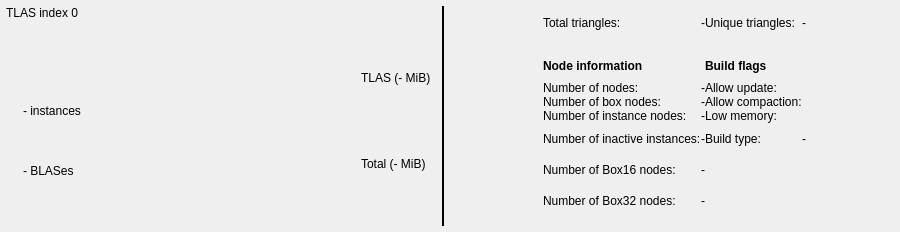
<?xml version="1.0" encoding="UTF-8"?>
<ui version="4.0">
 <class>tlas_pane_</class>
 <widget class="QWidget" name="tlas_pane_">
  <property name="geometry">
   <rect>
    <x>0</x>
    <y>0</y>
    <width>900</width>
    <height>232</height>
   </rect>
  </property>
  <property name="sizePolicy">
   <sizepolicy hsizetype="Maximum" vsizetype="Fixed">
    <horstretch>0</horstretch>
    <verstretch>0</verstretch>
   </sizepolicy>
  </property>
  <property name="minimumSize">
   <size>
    <width>0</width>
    <height>232</height>
   </size>
  </property>
  <property name="maximumSize">
   <size>
    <width>8000</width>
    <height>232</height>
   </size>
  </property>
  <layout class="QVBoxLayout" name="tlas_pane_vertical_layout_">
   <property name="leftMargin">
    <number>6</number>
   </property>
   <property name="topMargin">
    <number>6</number>
   </property>
   <property name="rightMargin">
    <number>6</number>
   </property>
   <property name="bottomMargin">
    <number>6</number>
   </property>
   <item>
    <layout class="QGridLayout" name="tlas_pane_grid_layout_">
     <property name="horizontalSpacing">
      <number>10</number>
     </property>
     <item row="0" column="0">
      <layout class="QHBoxLayout">
       <item>
        <layout class="QVBoxLayout" name="column_0_vertical_layout_">
         <item>
          <layout class="QHBoxLayout" name="title_horizontal_layout_">
           <item>
            <widget class="ScaledPushButton" name="tlas_title_">
             <property name="sizePolicy">
              <sizepolicy hsizetype="Minimum" vsizetype="Fixed">
               <horstretch>0</horstretch>
               <verstretch>0</verstretch>
              </sizepolicy>
             </property>
             <property name="minimumSize">
              <size>
               <width>0</width>
               <height>0</height>
              </size>
             </property>
             <property name="text">
              <string>TLAS index 0</string>
             </property>
            </widget>
           </item>
           <item>
            <spacer name="horizontal_spacer_">
             <property name="orientation">
              <enum>Qt::Orientation::Horizontal</enum>
             </property>
             <property name="sizeType">
              <enum>QSizePolicy::Policy::Expanding</enum>
             </property>
             <property name="sizeHint" stdset="0">
              <size>
               <width>5</width>
               <height>10</height>
              </size>
             </property>
            </spacer>
           </item>
          </layout>
         </item>
         <item>
          <layout class="QHBoxLayout" name="column_0_horizontal_layout_">
           <item>
            <layout class="QVBoxLayout">
             <item>
              <spacer>
               <property name="orientation">
                <enum>Qt::Orientation::Vertical</enum>
               </property>
               <property name="sizeType">
                <enum>QSizePolicy::Policy::Expanding</enum>
               </property>
               <property name="sizeHint" stdset="0">
                <size>
                 <width>5</width>
                 <height>10</height>
                </size>
               </property>
              </spacer>
             </item>
            </layout>
           </item>
           <item>
            <spacer name="horizontal_spacer_1_">
             <property name="orientation">
              <enum>Qt::Orientation::Horizontal</enum>
             </property>
             <property name="sizeType">
              <enum>QSizePolicy::Policy::Expanding</enum>
             </property>
             <property name="sizeHint" stdset="0">
              <size>
               <width>5</width>
               <height>10</height>
              </size>
             </property>
            </spacer>
           </item>
           <item>
            <layout class="QVBoxLayout" name="verticalLayout">
             <property name="spacing">
              <number>0</number>
             </property>
             <item>
              <spacer name="verticalSpacer">
               <property name="orientation">
                <enum>Qt::Orientation::Vertical</enum>
               </property>
               <property name="sizeType">
                <enum>QSizePolicy::Policy::Fixed</enum>
               </property>
               <property name="sizeHint" stdset="0">
                <size>
                 <width>20</width>
                 <height>84</height>
                </size>
               </property>
              </spacer>
             </item>
             <item>
              <widget class="ScaledLabel" name="instance_count_">
               <property name="sizePolicy">
                <sizepolicy hsizetype="Minimum" vsizetype="Fixed">
                 <horstretch>0</horstretch>
                 <verstretch>0</verstretch>
                </sizepolicy>
               </property>
               <property name="minimumSize">
                <size>
                 <width>0</width>
                 <height>20</height>
                </size>
               </property>
               <property name="maximumSize">
                <size>
                 <width>16777215</width>
                 <height>20</height>
                </size>
               </property>
               <property name="mouseTracking">
                <bool>false</bool>
               </property>
               <property name="text">
                <string>- instances</string>
               </property>
               <property name="alignment">
                <set>Qt::AlignmentFlag::AlignLeading|Qt::AlignmentFlag::AlignLeft|Qt::AlignmentFlag::AlignTop</set>
               </property>
               <property name="rightMargin" stdset="0">
                <number>10</number>
               </property>
              </widget>
             </item>
             <item>
              <spacer name="verticalSpacer_2">
               <property name="orientation">
                <enum>Qt::Orientation::Vertical</enum>
               </property>
               <property name="sizeType">
                <enum>QSizePolicy::Policy::Fixed</enum>
               </property>
               <property name="sizeHint" stdset="0">
                <size>
                 <width>20</width>
                 <height>40</height>
                </size>
               </property>
              </spacer>
             </item>
             <item>
              <widget class="ScaledLabel" name="blas_count_">
               <property name="sizePolicy">
                <sizepolicy hsizetype="Minimum" vsizetype="Fixed">
                 <horstretch>0</horstretch>
                 <verstretch>0</verstretch>
                </sizepolicy>
               </property>
               <property name="minimumSize">
                <size>
                 <width>0</width>
                 <height>20</height>
                </size>
               </property>
               <property name="maximumSize">
                <size>
                 <width>16777215</width>
                 <height>20</height>
                </size>
               </property>
               <property name="text">
                <string>- BLASes</string>
               </property>
               <property name="alignment">
                <set>Qt::AlignmentFlag::AlignLeading|Qt::AlignmentFlag::AlignLeft|Qt::AlignmentFlag::AlignTop</set>
               </property>
               <property name="rightMargin" stdset="0">
                <number>10</number>
               </property>
              </widget>
             </item>
             <item>
              <spacer name="verticalSpacer_3">
               <property name="orientation">
                <enum>Qt::Orientation::Vertical</enum>
               </property>
               <property name="sizeType">
                <enum>QSizePolicy::Policy::Fixed</enum>
               </property>
               <property name="sizeHint" stdset="0">
                <size>
                 <width>20</width>
                 <height>22</height>
                </size>
               </property>
              </spacer>
             </item>
             <item>
              <spacer name="verticalSpacer_4">
               <property name="orientation">
                <enum>Qt::Orientation::Vertical</enum>
               </property>
               <property name="sizeHint" stdset="0">
                <size>
                 <width>20</width>
                 <height>0</height>
                </size>
               </property>
              </spacer>
             </item>
            </layout>
           </item>
           <item>
            <widget class="QLabel" name="acceleration_structure_diagram_">
             <property name="sizePolicy">
              <sizepolicy hsizetype="Fixed" vsizetype="Fixed">
               <horstretch>0</horstretch>
               <verstretch>0</verstretch>
              </sizepolicy>
             </property>
             <property name="minimumSize">
              <size>
               <width>280</width>
               <height>186</height>
              </size>
             </property>
             <property name="font">
              <font>
               <bold>false</bold>
               <kerning>false</kerning>
              </font>
             </property>
             <property name="autoFillBackground">
              <bool>false</bool>
             </property>
             <property name="lineWidth">
              <number>0</number>
             </property>
             <property name="text">
              <string/>
             </property>
             <property name="scaledContents">
              <bool>true</bool>
             </property>
             <property name="alignment">
              <set>Qt::AlignmentFlag::AlignCenter</set>
             </property>
             <property name="wordWrap">
              <bool>false</bool>
             </property>
             <property name="indent">
              <number>0</number>
             </property>
            </widget>
           </item>
           <item>
            <layout class="QVBoxLayout" name="verticalLayout_2">
             <property name="spacing">
              <number>0</number>
             </property>
             <item>
              <spacer name="verticalSpacer_5">
               <property name="orientation">
                <enum>Qt::Orientation::Vertical</enum>
               </property>
               <property name="sizeType">
                <enum>QSizePolicy::Policy::Fixed</enum>
               </property>
               <property name="sizeHint" stdset="0">
                <size>
                 <width>20</width>
                 <height>51</height>
                </size>
               </property>
              </spacer>
             </item>
             <item>
              <widget class="ScaledLabel" name="tlas_memory_size_">
               <property name="sizePolicy">
                <sizepolicy hsizetype="Minimum" vsizetype="Fixed">
                 <horstretch>0</horstretch>
                 <verstretch>0</verstretch>
                </sizepolicy>
               </property>
               <property name="minimumSize">
                <size>
                 <width>0</width>
                 <height>20</height>
                </size>
               </property>
               <property name="maximumSize">
                <size>
                 <width>16777215</width>
                 <height>20</height>
                </size>
               </property>
               <property name="text">
                <string>TLAS (- MiB)</string>
               </property>
               <property name="alignment">
                <set>Qt::AlignmentFlag::AlignTop</set>
               </property>
               <property name="leftMargin" stdset="0">
                <number>10</number>
               </property>
              </widget>
             </item>
             <item>
              <spacer name="verticalSpacer_8">
               <property name="orientation">
                <enum>Qt::Orientation::Vertical</enum>
               </property>
               <property name="sizeType">
                <enum>QSizePolicy::Policy::Fixed</enum>
               </property>
               <property name="sizeHint" stdset="0">
                <size>
                 <width>20</width>
                 <height>66</height>
                </size>
               </property>
              </spacer>
             </item>
             <item>
              <widget class="ScaledLabel" name="total_memory_size_">
               <property name="sizePolicy">
                <sizepolicy hsizetype="Minimum" vsizetype="Fixed">
                 <horstretch>0</horstretch>
                 <verstretch>0</verstretch>
                </sizepolicy>
               </property>
               <property name="minimumSize">
                <size>
                 <width>0</width>
                 <height>20</height>
                </size>
               </property>
               <property name="maximumSize">
                <size>
                 <width>16777215</width>
                 <height>20</height>
                </size>
               </property>
               <property name="text">
                <string>Total (- MiB)</string>
               </property>
               <property name="alignment">
                <set>Qt::AlignmentFlag::AlignTop</set>
               </property>
               <property name="leftMargin" stdset="0">
                <number>10</number>
               </property>
              </widget>
             </item>
             <item>
              <spacer name="verticalSpacer_6">
               <property name="orientation">
                <enum>Qt::Orientation::Vertical</enum>
               </property>
               <property name="sizeType">
                <enum>QSizePolicy::Policy::Fixed</enum>
               </property>
               <property name="sizeHint" stdset="0">
                <size>
                 <width>20</width>
                 <height>29</height>
                </size>
               </property>
              </spacer>
             </item>
             <item>
              <spacer name="verticalSpacer_7">
               <property name="orientation">
                <enum>Qt::Orientation::Vertical</enum>
               </property>
               <property name="sizeHint" stdset="0">
                <size>
                 <width>20</width>
                 <height>40</height>
                </size>
               </property>
              </spacer>
             </item>
            </layout>
           </item>
           <item>
            <spacer name="horizontal_spacer_2_">
             <property name="orientation">
              <enum>Qt::Orientation::Horizontal</enum>
             </property>
             <property name="sizeType">
              <enum>QSizePolicy::Policy::Expanding</enum>
             </property>
             <property name="sizeHint" stdset="0">
              <size>
               <width>5</width>
               <height>10</height>
              </size>
             </property>
            </spacer>
           </item>
          </layout>
         </item>
        </layout>
       </item>
       <item>
        <widget class="QFrame" name="tlas_pane_line_separator_">
         <property name="frameShape">
          <enum>QFrame::Shape::VLine</enum>
         </property>
         <property name="frameShadow">
          <enum>QFrame::Shadow::Plain</enum>
         </property>
         <property name="lineWidth">
          <number>2</number>
         </property>
         <property name="topMargin" stdset="0">
          <number>20</number>
         </property>
         <property name="bottomMargin" stdset="0">
          <number>20</number>
         </property>
        </widget>
       </item>
      </layout>
     </item>
     <item row="0" column="1">
      <layout class="QHBoxLayout">
       <item>
        <spacer>
         <property name="orientation">
          <enum>Qt::Orientation::Horizontal</enum>
         </property>
         <property name="sizeType">
          <enum>QSizePolicy::Policy::Expanding</enum>
         </property>
         <property name="sizeHint" stdset="0">
          <size>
           <width>0</width>
           <height>0</height>
          </size>
         </property>
        </spacer>
       </item>
       <item>
        <layout class="QGridLayout">
         <property name="topMargin">
          <number>10</number>
         </property>
         <property name="bottomMargin">
          <number>10</number>
         </property>
         <item row="0" column="0">
          <widget class="ScaledLabel" name="total_triangles_label_">
           <property name="sizePolicy">
            <sizepolicy hsizetype="Minimum" vsizetype="Fixed">
             <horstretch>0</horstretch>
             <verstretch>0</verstretch>
            </sizepolicy>
           </property>
           <property name="text">
            <string>Total triangles:</string>
           </property>
           <property name="alignment">
            <set>Qt::AlignmentFlag::AlignTop</set>
           </property>
           <property name="rightMargin" stdset="0">
            <number>50</number>
           </property>
          </widget>
         </item>
         <item row="0" column="1">
          <widget class="ScaledLabel" name="total_triangles_content_">
           <property name="sizePolicy">
            <sizepolicy hsizetype="Minimum" vsizetype="Fixed">
             <horstretch>0</horstretch>
             <verstretch>0</verstretch>
            </sizepolicy>
           </property>
           <property name="text">
            <string>-</string>
           </property>
           <property name="alignment">
            <set>Qt::AlignmentFlag::AlignTop</set>
           </property>
           <property name="rightMargin" stdset="0">
            <number>75</number>
           </property>
          </widget>
         </item>
         <item row="0" column="2">
          <widget class="ScaledLabel" name="unique_triangles_label_">
           <property name="sizePolicy">
            <sizepolicy hsizetype="Minimum" vsizetype="Fixed">
             <horstretch>0</horstretch>
             <verstretch>0</verstretch>
            </sizepolicy>
           </property>
           <property name="text">
            <string>Unique triangles:</string>
           </property>
           <property name="alignment">
            <set>Qt::AlignmentFlag::AlignTop</set>
           </property>
           <property name="rightMargin" stdset="0">
            <number>20</number>
           </property>
          </widget>
         </item>
         <item row="0" column="3">
          <widget class="ScaledLabel" name="unique_triangles_content_">
           <property name="sizePolicy">
            <sizepolicy hsizetype="Minimum" vsizetype="Fixed">
             <horstretch>0</horstretch>
             <verstretch>0</verstretch>
            </sizepolicy>
           </property>
           <property name="text">
            <string>-</string>
           </property>
           <property name="alignment">
            <set>Qt::AlignmentFlag::AlignTop</set>
           </property>
          </widget>
         </item>
         <item row="1" column="0">
          <spacer>
           <property name="orientation">
            <enum>Qt::Orientation::Vertical</enum>
           </property>
           <property name="sizeType">
            <enum>QSizePolicy::Policy::Fixed</enum>
           </property>
           <property name="sizeHint" stdset="0">
            <size>
             <width>5</width>
             <height>20</height>
            </size>
           </property>
          </spacer>
         </item>
         <item row="2" column="0">
          <widget class="ScaledLabel" name="node_information_label_">
           <property name="font">
            <font>
             <bold>true</bold>
            </font>
           </property>
           <property name="text">
            <string>Node information</string>
           </property>
          </widget>
         </item>
         <item row="2" column="2">
          <widget class="ScaledLabel" name="build_flags_label_">
           <property name="font">
            <font>
             <bold>true</bold>
            </font>
           </property>
           <property name="text">
            <string>Build flags</string>
           </property>
          </widget>
         </item>
         <item row="3" column="0">
          <widget class="ScaledLabel" name="number_of_nodes_label_">
           <property name="text">
            <string>Number of nodes:</string>
           </property>
          </widget>
         </item>
         <item row="3" column="1">
          <widget class="ScaledLabel" name="number_of_nodes_content_">
           <property name="text">
            <string>-</string>
           </property>
          </widget>
         </item>
         <item row="3" column="2">
          <widget class="ScaledLabel" name="allow_update_label_">
           <property name="text">
            <string>Allow update:</string>
           </property>
          </widget>
         </item>
         <item row="3" column="3">
          <widget class="ReadOnlyCheckBox" name="allow_update_content_" native="true">
           <property name="sizePolicy">
            <sizepolicy hsizetype="Minimum" vsizetype="Fixed">
             <horstretch>0</horstretch>
             <verstretch>0</verstretch>
            </sizepolicy>
           </property>
          </widget>
         </item>
         <item row="4" column="0">
          <widget class="ScaledLabel" name="number_of_box_nodes_label_">
           <property name="text">
            <string>Number of box nodes:</string>
           </property>
          </widget>
         </item>
         <item row="4" column="1">
          <widget class="ScaledLabel" name="number_of_box_nodes_content_">
           <property name="text">
            <string>-</string>
           </property>
          </widget>
         </item>
         <item row="4" column="2">
          <widget class="ScaledLabel" name="allow_compaction_label_">
           <property name="text">
            <string>Allow compaction:</string>
           </property>
          </widget>
         </item>
         <item row="4" column="3">
          <widget class="ReadOnlyCheckBox" name="allow_compaction_content_" native="true">
           <property name="sizePolicy">
            <sizepolicy hsizetype="Minimum" vsizetype="Fixed">
             <horstretch>0</horstretch>
             <verstretch>0</verstretch>
            </sizepolicy>
           </property>
          </widget>
         </item>
         <item row="5" column="0">
          <widget class="ScaledLabel" name="number_of_instance_nodes_label_">
           <property name="text">
            <string>Number of instance nodes:</string>
           </property>
           <property name="rightMargin" stdset="0">
            <number>20</number>
           </property>
          </widget>
         </item>
         <item row="5" column="1">
          <widget class="ScaledLabel" name="number_of_instance_nodes_content_">
           <property name="text">
            <string>-</string>
           </property>
          </widget>
         </item>
         <item row="5" column="2">
          <widget class="ScaledLabel" name="low_memory_label_">
           <property name="text">
            <string>Low memory:</string>
           </property>
          </widget>
         </item>
         <item row="5" column="3">
          <widget class="ReadOnlyCheckBox" name="low_memory_content_" native="true">
           <property name="sizePolicy">
            <sizepolicy hsizetype="Minimum" vsizetype="Fixed">
             <horstretch>0</horstretch>
             <verstretch>0</verstretch>
            </sizepolicy>
           </property>
          </widget>
         </item>
         <item row="6" column="0">
          <widget class="ScaledLabel" name="number_of_inactive_instances_label_">
           <property name="text">
            <string>Number of inactive instances:</string>
           </property>
          </widget>
         </item>
         <item row="6" column="1">
          <widget class="ScaledLabel" name="number_of_inactive_instances_content_">
           <property name="text">
            <string>-</string>
           </property>
          </widget>
         </item>
         <item row="6" column="2">
          <widget class="ScaledLabel" name="build_type_label_">
           <property name="text">
            <string>Build type:</string>
           </property>
          </widget>
         </item>
         <item row="6" column="3">
          <widget class="ScaledLabel" name="build_type_content_">
           <property name="text">
            <string>-</string>
           </property>
          </widget>
         </item>
         <item row="7" column="0">
          <widget class="ScaledLabel" name="number_of_box16_nodes_label_">
           <property name="text">
            <string>Number of Box16 nodes:</string>
           </property>
          </widget>
         </item>
         <item row="7" column="1">
          <widget class="ScaledLabel" name="number_of_box16_nodes_content_">
           <property name="text">
            <string>-</string>
           </property>
          </widget>
         </item>
         <item row="8" column="0">
          <widget class="ScaledLabel" name="number_of_box32_nodes_label_">
           <property name="text">
            <string>Number of Box32 nodes:</string>
           </property>
          </widget>
         </item>
         <item row="8" column="1">
          <widget class="ScaledLabel" name="number_of_box32_nodes_content_">
           <property name="text">
            <string>-</string>
           </property>
          </widget>
         </item>
        </layout>
       </item>
       <item>
        <spacer>
         <property name="orientation">
          <enum>Qt::Orientation::Horizontal</enum>
         </property>
         <property name="sizeType">
          <enum>QSizePolicy::Policy::Expanding</enum>
         </property>
         <property name="sizeHint" stdset="0">
          <size>
           <width>0</width>
           <height>0</height>
          </size>
         </property>
        </spacer>
       </item>
      </layout>
     </item>
    </layout>
   </item>
  </layout>
 </widget>
 <customwidgets>
  <customwidget>
   <class>ScaledLabel</class>
   <extends>QLabel</extends>
   <header>qt_common/custom_widgets/scaled_label.h</header>
  </customwidget>
  <customwidget>
   <class>ScaledPushButton</class>
   <extends>QLabel</extends>
   <header>qt_common/custom_widgets/scaled_push_button.h</header>
  </customwidget>
  <customwidget>
   <class>ReadOnlyCheckBox</class>
   <extends>QWidget</extends>
   <header>views/custom_widgets/read_only_checkbox.h</header>
  </customwidget>
 </customwidgets>
 <resources/>
 <connections/>
</ui>
